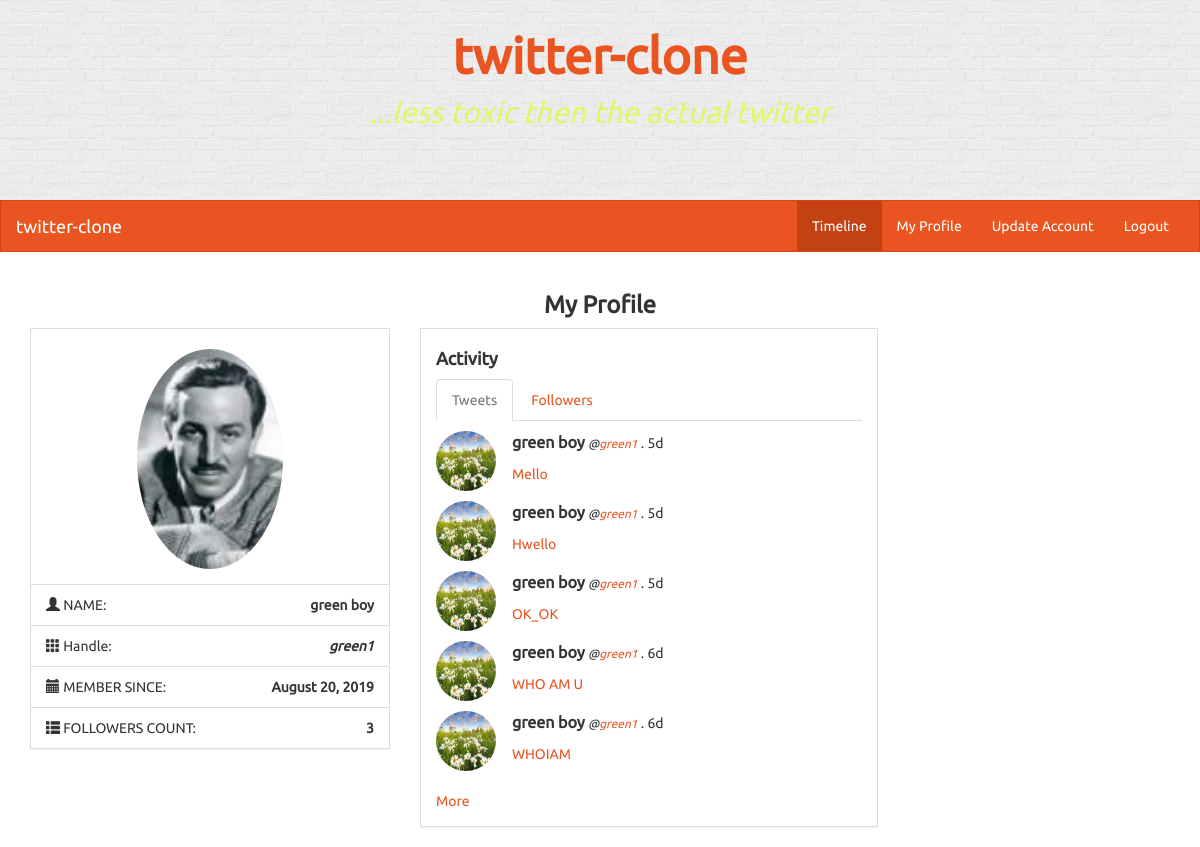
/profile/green1 (signed in), run on the app's committed database.
### twitter_clone/models.py (models this page shows, shortened)
class User(UserMixin, db.Model):
    id = db.Column(db.Integer, primary_key=True)
    name = db.Column(db.String(100))
    username = db.Column(db.String(30))
    email = db.Column(db.String(120))
    image = db.Column(db.String(100), default='amon.png')
    password = db.Column(db.String(50))
    join_date = db.Column(db.DateTime)
    tweets = db.relationship('Tweet', backref='user', lazy='dynamic')
    following = db.relationship('User', secondary=followers,
        primaryjoin=(followers.c.follower_id == id),
        secondaryjoin=(followers.c.following_id == id),
        backref=db.backref('followers', lazy='dynamic'), lazy='dynamic')
    followed_by = db.relationship('User', secondary=followers,
        primaryjoin=(followers.c.following_id == id),
        secondaryjoin=(followers.c.follower_id == id),
        backref=db.backref('follower', lazy='dynamic'), lazy='dynamic')

class Tweet(db.Model):
    id = db.Column(db.Integer, primary_key=True)
    user_id = db.Column(db.Integer, db.ForeignKey('user.id'))
    text = db.Column(db.String(140))
    date_created = db.Column(db.DateTime)

### twitter_clone/routes.py (the view)
@app.route('/profile', defaults={'username': None})
@app.route('/profile/<username>')
def profile(username):
    image_file = url_for('static', filename='imgs/' + current_user.image)
    if username:
        user = User.query.filter_by(username=username).first()
        if not user:
            abort(404)
    else:
        user = current_user
    tweets = Tweet.query.filter_by(user=user).order_by(Tweet.date_created.desc()).all()
    current_time = datetime.now()
    followed_by = user.followed_by.all()
    display_follow = True
    if current_user == user:
        display_follow = False
    else:
        if current_user in followed_by:
            display_follow = False
    return render_template('profile.html', title='Profile', current_user=user, tweets=tweets,
         current_time=current_time, followed_by=followed_by, image_file=image_file,
             display_follow=display_follow)

### twitter_clone/routes.py (called while the page is built)
@login_manager.user_loader
def load_user(user_id):
    return User.query.get(int(user_id))

@app.template_filter('time_passed')
def time_passed(seconds_since):
    seconds = seconds_since.total_seconds()
    days, seconds = divmod(seconds, 86400)
    hours, seconds = divmod(seconds, 3600)
    minutes, seconds = divmod(seconds, 60)
    if days > 0:
        return '%dd' % (days)
    elif hours > 0:
        return '%dh' % (hours)
    elif minutes > 0:
        return '%dm' % (minutes)
    else:
        return 'now'

### twitter_clone/templates/profile.html (shortened to what this page needs)
{% extends "layout.html" %}
{% block content %}
<div class="container">
    <div class="row">
        <div class="col-lg-12">
            <h3 class="text-center bold">My Profile</h3>
        </div>
        <div class="col-lg-4">
            <div class="panel panel-default">
                <div class="panel-body">
                    <div class="row pad">
                        <div class="col-lg-12">
                            <img src="{{ image_file }}" class="img-responsive img-circle center-block" alt="Image" style="height: 220px;"/>
                        </div>
                    </div>
                </div>
                <ul class="list-group">
                    <li class="list-group-item">
                        <i class="glyphicon glyphicon-user"></i> NAME:
                        <strong class="pull-right"> {{ current_user.name }}</strong>
                    </li>
                    <li class="list-group-item">
                        <i class="glyphicon glyphicon-th"></i> Handle:
                        <strong class="pull-right"><em>{{ current_user.username }}</em></strong>
                    </li>
                    <li class="list-group-item">
                        <i class="glyphicon glyphicon-calendar"></i> MEMBER SINCE:
                        <strong class="pull-right">{{ current_user.join_date.strftime('%B %d, %Y')}}</strong>
                    </li>
                    <li class="list-group-item">
                        <i class="glyphicon glyphicon-th-list"></i> FOLLOWERS COUNT:
                        <strong class="pull-right"> {{ followed_by| length }}</strong>
                    </li>
                </ul>
            </div>
        </div>
        <div class="col-lg-5">
            <div class="panel panel-default">
                <div class="panel-body">
                    <h4><strong>Activity</strong></h4>
                    <div role="tabpanel">
                        <ul class="nav nav-tabs" role="tablist">
                            <li role="presentation" class="active">
                                <a href="#tweets" aria-controls="tweets" role="tab" data-toggle="tab">Tweets</a>
                            </li>
                            <li role="presentation">
                                <a href="#followings" aria-controls="followings" role="tab" data-toggle="tab">Followers</a>
                            </li>
                        </ul>
                        <div class="tab-content">
                            <div role="tabpanel" class="tab-pane active" id="tweets">
                                {% for tweet in tweets %}
                                <div class="row">
                                    <div class="col-lg-12">
                                        <div class="row pad">
                                            <div class="col-lg-2">
                                                <img src="{{ tweet.user.image }}" class="img-circle" style="width: 60px; height: 60px;" />
                                            </div>
                                            <div class="col-lg-10">
                                                <div>
                                                    <strong class="mid"> {{ tweet.user.name }}</strong>
                                                    <small><em>@<a href="{{ url_for('profile', username=tweet.user.username) }}">{{ tweet.user.username }}</a></em></small> .
                                                    {{ (current_time - tweet.date_created) |time_passed }}
                                                </div>
                                                <div class="pad">
                                                    <a href="{{ url_for('view_tweet', tweet_id=tweet.id) }}">{{ tweet.text }}</a>
                                                </div>
                                            </div>
                                        </div>
                                    </div>
                                </div>
                                {% endfor %}
                                <br><a href="{{ url_for('timeline', username=current_user.username) }}">More</a>
                            </div>
                        </div>
                    </div>
                </div>
            </div>
        </div>
</div>
{% endblock content %}

### twitter_clone/templates/layout.html (shortened to what this page needs)
<!DOCTYPE html>
<html lang="en">
	<head>
		<link rel="stylesheet" href="{{url_for('static', filename='./bs/css/united.min.css') }}">
		<link rel="stylesheet" href="./css/styles.css">
		<div class="container-fluid">
			<div class="row" id="banner">
				<div class="title col-lg-12">
					<p class="title">
						<a href="./">twitter-clone</a>
					</p>
					<p class="subtitle">...less toxic then the actual twitter</p>
				</div>
			</div>
        </div>
		<nav class="navbar navbar-default" role="navigation">
			<div class="container-fluid">
				<div class="navbar-header">
					<a class="navbar-brand" href="{{ url_for('index') }}">twitter-clone</a>
				</div>
				<div class="collapse navbar-collapse navbar-ex1-collapse">
					<ul class="nav navbar-nav navbar-right">
                        {% if current_user.is_authenticated %}
                            <li class="active"><a href="{{ url_for('timeline') }}">Timeline</a></li>
                            <li class=""><a href="{{ url_for('profile') }}">My Profile</a></li>
                            <li class=""><a href="{{ url_for('update_account') }}">Update Account</a></li>
                            <li class=""><a href="{{ url_for('logout') }}">Logout</a></li>
                        {% else %}
                            <li class=""><a href="{{ url_for('register') }}">Sign Up</a></li>
                            <li class=""><a href="{{ url_for('login') }}">Log In</a></li>
                        {% endif %}
					</ul>
                </div>
			</div>
        </nav>
    </head>
	<body>
        {% block content %}{% endblock %}
    </body>
</html>

### twitter_clone/static/css/styles.css (style rules this page uses)
body { font-family: Ubuntu, verdana, georgia, serif, sans-serif; }
a, a:hover, a:active, a:focus, a:visited { text-decoration: none; }
.bold { font-weight: bolder !important; }
div.panel, .btn, .navbar { border-radius: 0; }
.pad { margin-top: 10px !important; }
div.panel-body { padding-top: 10px; }
.mid { font-size: 16px; }
body > nav { border-radius: 0 !important; }
#banner { height: 200px; background-color: #EDEDED; background: url('./img/brick-wall.png'); text-align: center; padding: 10px; padding-top: 20px; }
#banner > div.title > p.title { font-size: 50px; font-weight: bold; margin-bottom: 0; color: rgba(217, 253, 52, .9); }
#banner > div.title > p.subtitle { font-size: 30px; font-weight: 400; font-style: italic; color: rgba(217, 253, 52, .7) }

### data on the page
User: name "green boy", username "green1", join_date "August 20, 2019"
Tweet: user.image (picture), user.name "green boy", user.username "green1", (current_time-tweet.date_created)|time_passed "5d", text "Mello"
Tweet: user.image (picture), user.name "green boy", user.username "green1", (current_time-tweet.date_created)|time_passed "5d", text "Hwello"
Tweet: user.image (picture), user.name "green boy", user.username "green1", (current_time-tweet.date_created)|time_passed "5d", text "OK_OK"
Tweet: user.image (picture), user.name "green boy", user.username "green1", (current_time-tweet.date_created)|time_passed "6d", text "WHO AM U"
Tweet: user.image (picture), user.name "green boy", user.username "green1", (current_time-tweet.date_created)|time_passed "6d", text "WHOIAM"

### other printed values
{{ followed_by| length }} "3"
